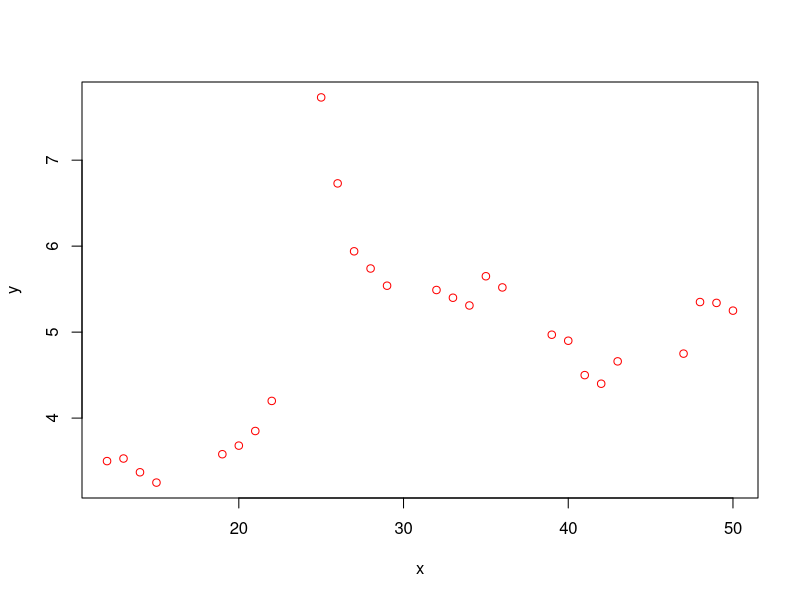
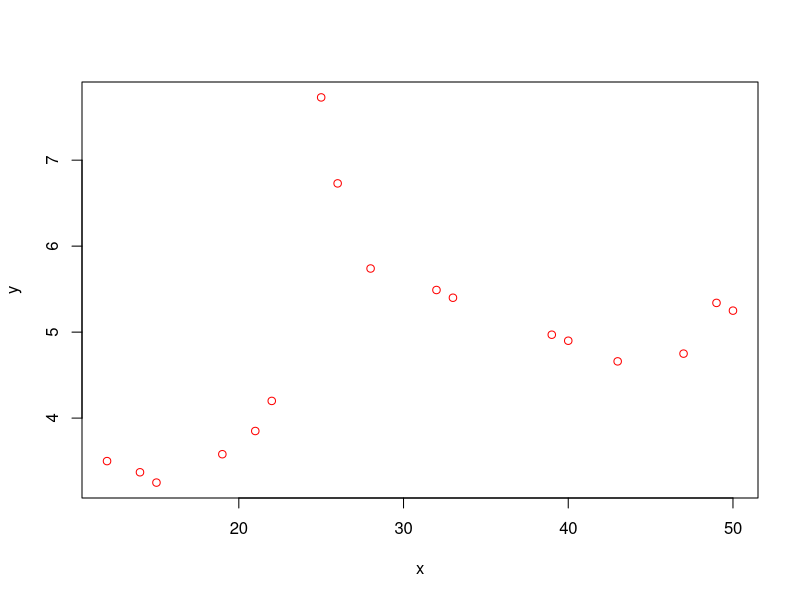
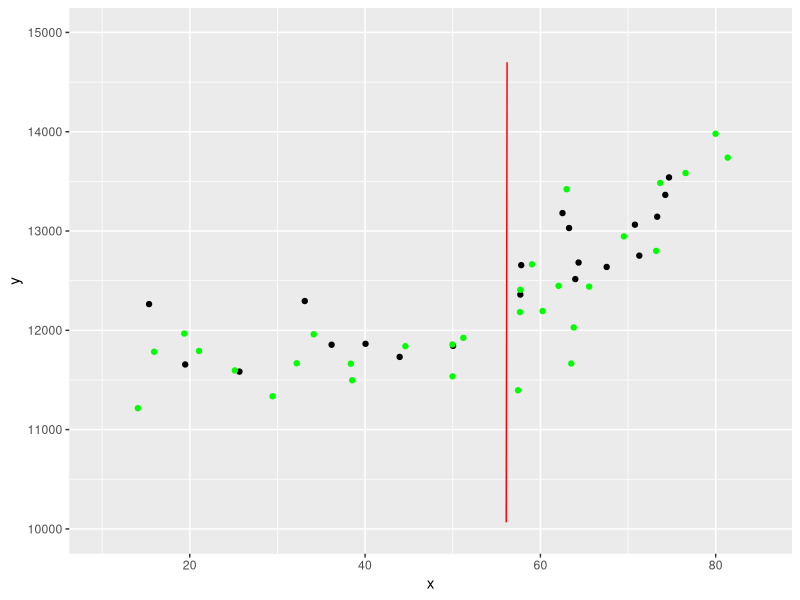

R code for these plots, in order:
library(ggplot2)
library(dplyr)
train_data <- read.csv("Data/train.csv")
validation_data <- read.csv("Data/validation.csv")

plot(validation_data, col="Red")
plot(train_data, col="Red")

#train_data_x <- seq(1, 10, length.out=100)
#train_data <- data.frame(x=sample(train_data_x, 15))
#train_data$y= train_data$x * sin(train_data$x) + runif(length(train_data$x))
train_data <- read.csv("Data/electricity_vs_temperature.csv", stringsAsFactors = F, header = T)
train_data <- train_data %>%
  select(x=mean_temperature, y=usage)
train_data <- sample_n(train_data, 100)
validation <- tail(train_data,30)
train_data <- head(train_data, 20)

# Create the model to be evaluated.
# This is the choice of Representation
createRepresentation <- function(order=2){
  representation <- function(weights){
    Vectorize(function(x){
      # Build up vector of powers of x
      componentVector <- vapply(0:order, function(power) x**power, numeric(1))
      sum(weights * componentVector)
  })}
  return(representation)
}

#train_data <- data.frame(y=diamonds$price,
#                         x=diamonds$carat)

# Choose Representation
# The representation determines what the final product
# of our machine learning can possibly look like
# In this case, we choose a simple third order polynomial
representation <- function(weights){
  function(x){
    weights[1] + weights[2]*x + weights[3]*x**2
  }
}

# Choose Evaluation Criteria or "Cost Function"
# The cost function is how we compare the large number of
# proposed models. It uses the data we are using for training
# In this case, we make a cost function that requires
# a choice of regularization parameter, lambda
cost <- function(weights, lambda, rep=representation){
  # Calculate squared error of prediction at each data point
  predictions <- rep(weights)(train_data$x)
  errors <- train_data$y - predictions
  dataCost <- 0.5*sum(errors**2)
  # Penalty for large weights (excluding the constant term)
  # This is to minimize overfitting
  # We do not penalize the constant term, which is determined by
  # the origin of the data
  weightCost <- lambda*(sum(weights[-1]**2)) #Drop the first weight
  return(dataCost + weightCost)
}


# Optimization
startGuess <- c(5000,200,-5,5,5,5,5)
rep=createRepresentation(6)
optimizationCost <- function(weights){cost(weights, lambda=0, rep)}
bestFit <- optim(startGuess, optimizationCost,
                 method="BFGS")
print(bestFit$par)
finalModel <- rep(bestFit$par)



# Plotting
xValues <- c(seq(10,85,0.1), train_data$x, validation_data$x)
yValues <- finalModel(xValues)
fitData <- data.frame(x=xValues,
                      y=yValues)
tmp <- lm(y ~ I(x) + I(x**2) + I(x**3) + I(x**4) + I(x**5), data=train_data)
lmData <- data.frame(x=xValues,
                    y=predict(tmp, data.frame(x=xValues)))
ggplot() + 
  geom_line(data=fitData, aes(x=x,y=y), color="red") +
  ylim(10000,15000) +
  #geom_line(data=lmData, aes(x=x,y=y), color="blue") +
  geom_point(data=train_data, aes(x=x, y=y))+
  geom_point(data=validation, aes(x=x, y=y), color="green") #+




# Create plot as a function of lambda




